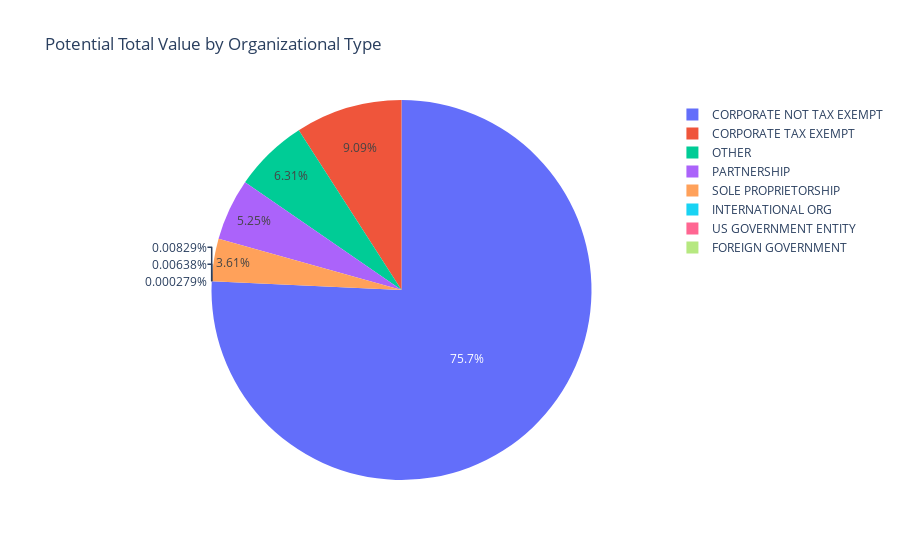

Write notebook code for a chart like this one.
### Code cell
# Funding by business type
business_type_summary = data.groupby('organizational_type')['potential_total_value_of_award'].sum().reset_index()

# Create the pie chart
fig = px.pie(business_type_summary, values='potential_total_value_of_award', names='organizational_type',
             title='Potential Total Value by Organizational Type',
             labels={'organizational_type': 'Organizational Type', 'potential_total_value_of_award': 'Potential Total Value (USD)'})

fig.show()

### Figure 1 — Plotly figure (JSON) as saved in the notebook; plotly's stock layout.template omitted (floating-point values rounded to 4 significant figures)
{"data": [{"domain": {"x": [0, 1], "y": [0, 1]}, "hovertemplate": "Organizational Type=%{label}<br>Potential Total Value (USD)=%{value}<extra></extra>", "labels": ["CORPORATE NOT TAX EXEMPT", "CORPORATE TAX EXEMPT", "FOREIGN GOVERNMENT", "INTERNATIONAL ORG", "OTHER", "PARTNERSHIP", "SOLE PROPRIETORSHIP", "US GOVERNMENT ENTITY"], "legendgroup": "", "name": "", "showlegend": true, "type": "pie", "values": [125000000000.0, 15010000000.0, 460000, 13690000.0, 10410000000.0, 8675000000.0, 5956000000.0, 10530000.0]}], "layout": {"legend": {"tracegroupgap": 0}, "title": {"text": "Potential Total Value by Organizational Type"}}}
